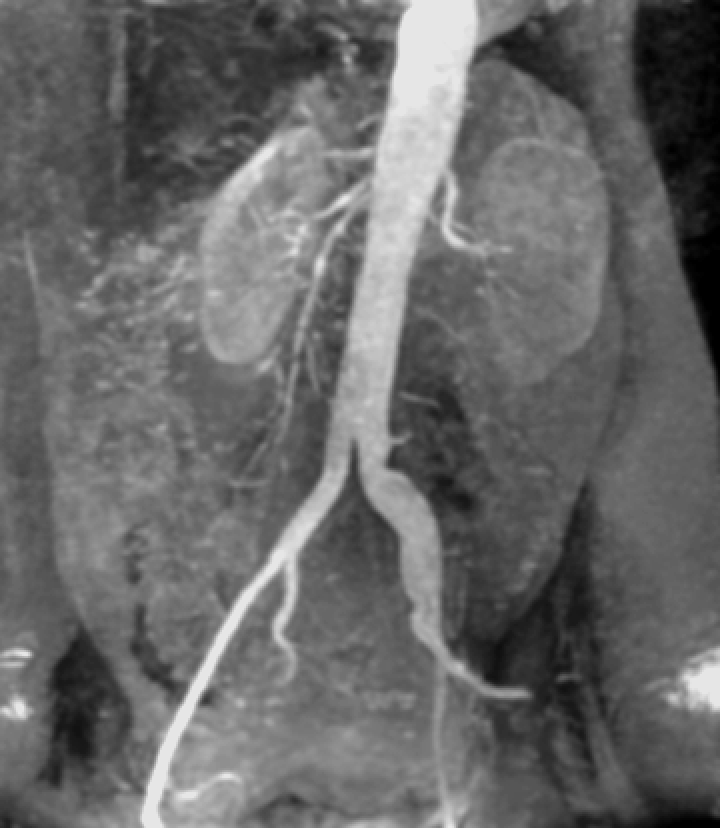
%> input picture B Tech/IP/lab3images/3.tif, 720 x 828 px
$ octave lab3_task7.m   (GNU Octave 9; MATLAB toolbox functions it lacks are replaced by stand-ins)
%> lines starting %> are read from the running program, lines starting %| are printed output that depends on the picture; in (x1, y1, x2, y2) boxes, pixels count from 0 and x2, y2 are one past the last pixel; in counts of white or black regions, pixels touching at a corner belong together; the program's own positions count from 1
clear
close all
clc

a = imread('E:\SEM 7\IP\lab3images\3.tif');
%> a is the input picture: size 828x720 uint8; min 0, max 230, mean 103.5
imshow(a)

for i=1:8;
  bp(:,:,i)=bitget(a,i);
  subplot(2,4,i)
  imshow(bp(:,:,i))
endfor
%> this loop made 8 passes
%> pass 1, `imshow(bp(:,:,i))`:
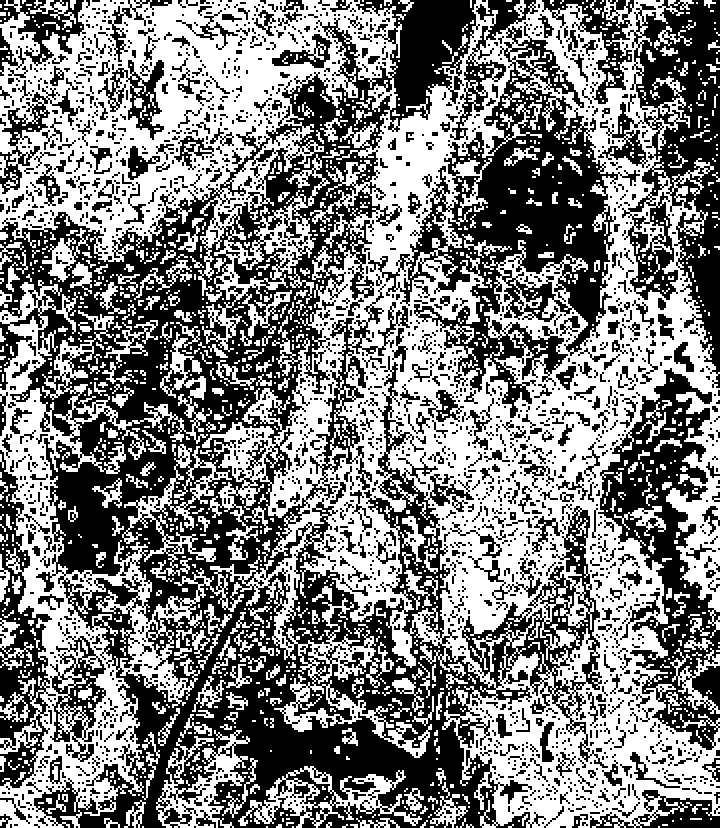
%> displayed picture: size 828x720 logical; 50.5% white; 1973 black regions (1428 under 20 px), largest, box (x1, y1, x2, y2) and area: (0, 0, 608, 828) 158844, (368, 0, 640, 418) 34748, (598, 0, 720, 388) 19472
%> pass 2, `imshow(bp(:,:,i))`:
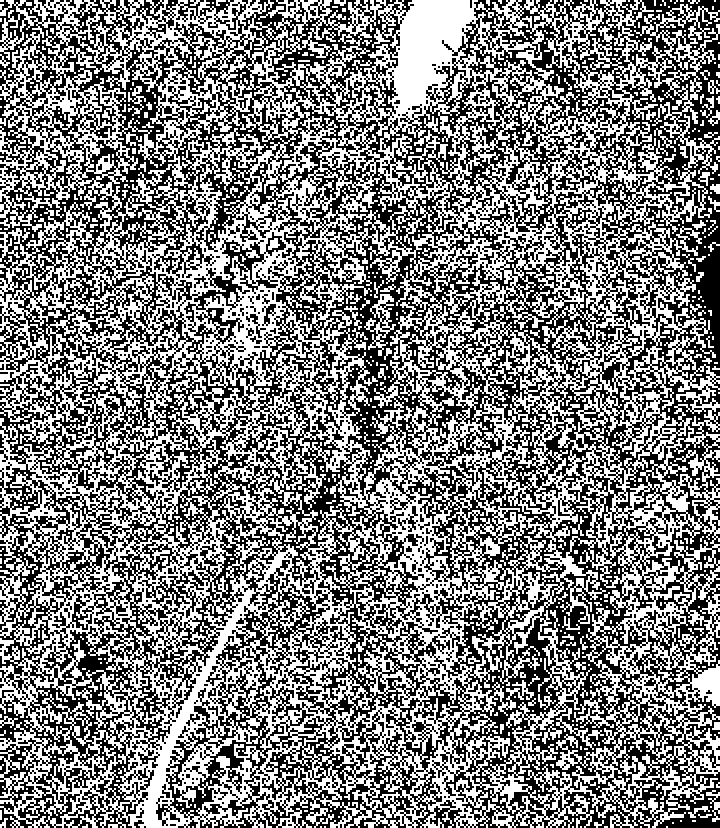
%> displayed picture: size 828x720 logical; 49.6% white; 644 white regions (524 under 20 px), largest, box (x1, y1, x2, y2) and area: (0, 0, 720, 828) 286792, (364, 294, 396, 356) 640, (128, 86, 146, 116) 200
%> after the loop:
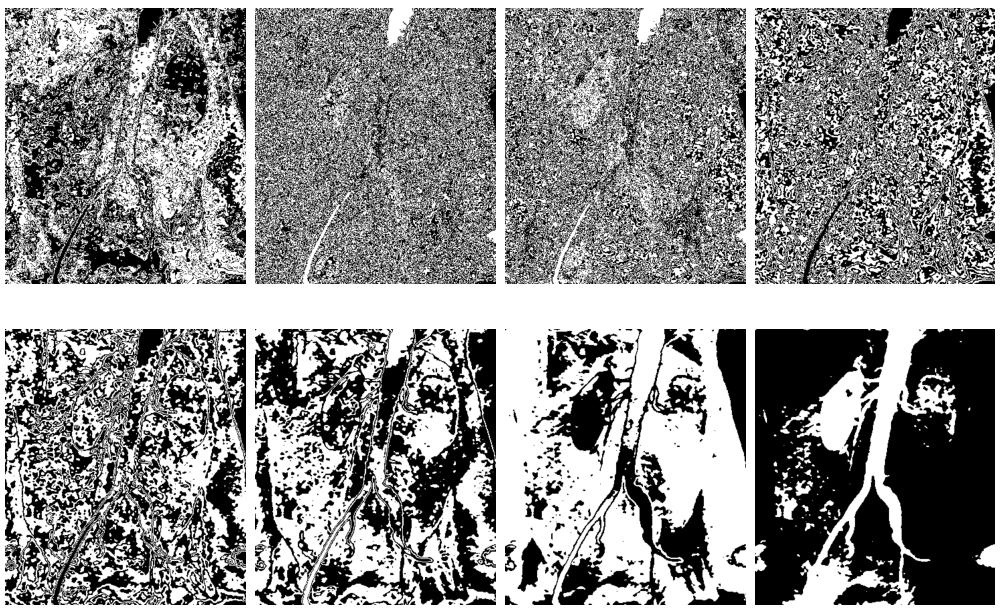
%> figure redrawn from the program's plot data, 8 panels

$ run again, with B Tech/IP/lab3images/4.tif copied over B Tech/IP/lab3images/3.tif
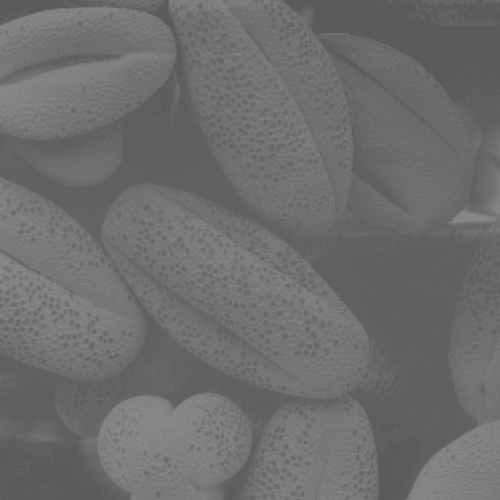
%> input picture B Tech/IP/lab3images/4.tif, 500 x 500 px
%> a is the input picture: size 500x500 uint8; min 91, max 138, mean 109.1
%> the loop `for i=1:8;` made 8 passes
%> pass 1, `imshow(bp(:,:,i))`:
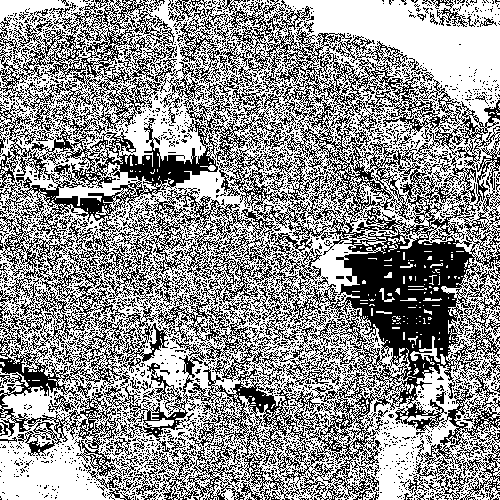
%> displayed picture: size 500x500 logical; 58.1% white; black in thin lines or dots
%> pass 2, `imshow(bp(:,:,i))`:
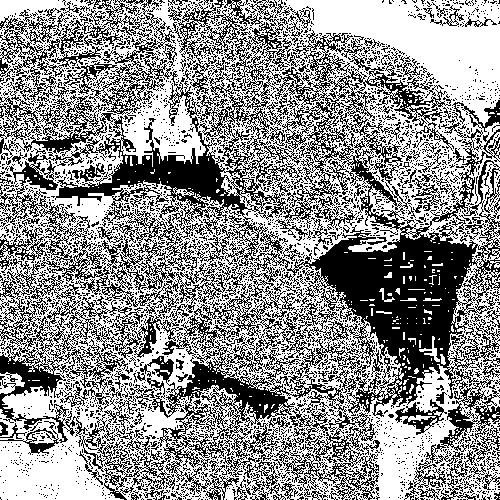
%> displayed picture: size 500x500 logical; 57.5% white; 2947 black regions (2778 under 20 px), largest, box (x1, y1, x2, y2) and area: (0, 0, 500, 500) 86842, (395, 399, 447, 435) 598, (250, 462, 298, 500) 487

$ run again, with B Tech/IP/lab3images/2.jpg saved as B Tech/IP/lab3images/3.tif
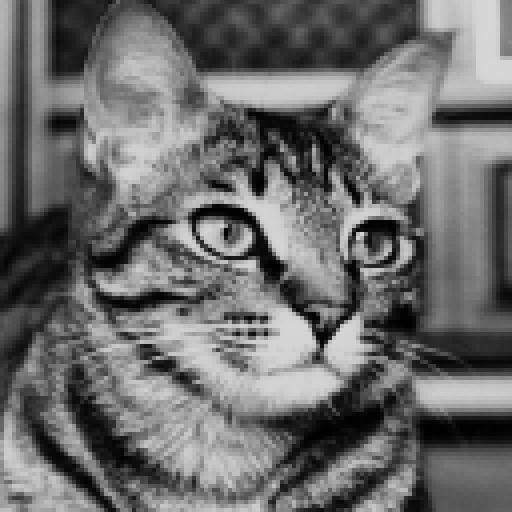
%> input picture B Tech/IP/lab3images/2.jpg, 512 x 512 px
%> a is the input picture: size 512x512 uint8; min 0, max 226, mean 108.4
%> the loop `for i=1:8;` made 8 passes
%> pass 1, `imshow(bp(:,:,i))`:
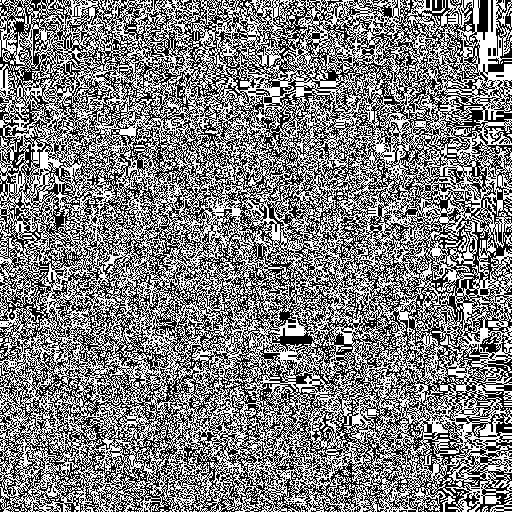
%> displayed picture: size 512x512 logical; 50.2% white; black in thin lines or dots
%> pass 2, `imshow(bp(:,:,i))`:
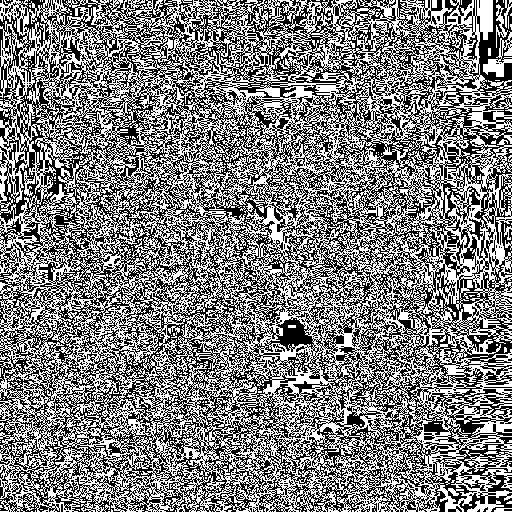
%> displayed picture: size 512x512 logical; 49.9% white in thin lines or dots
